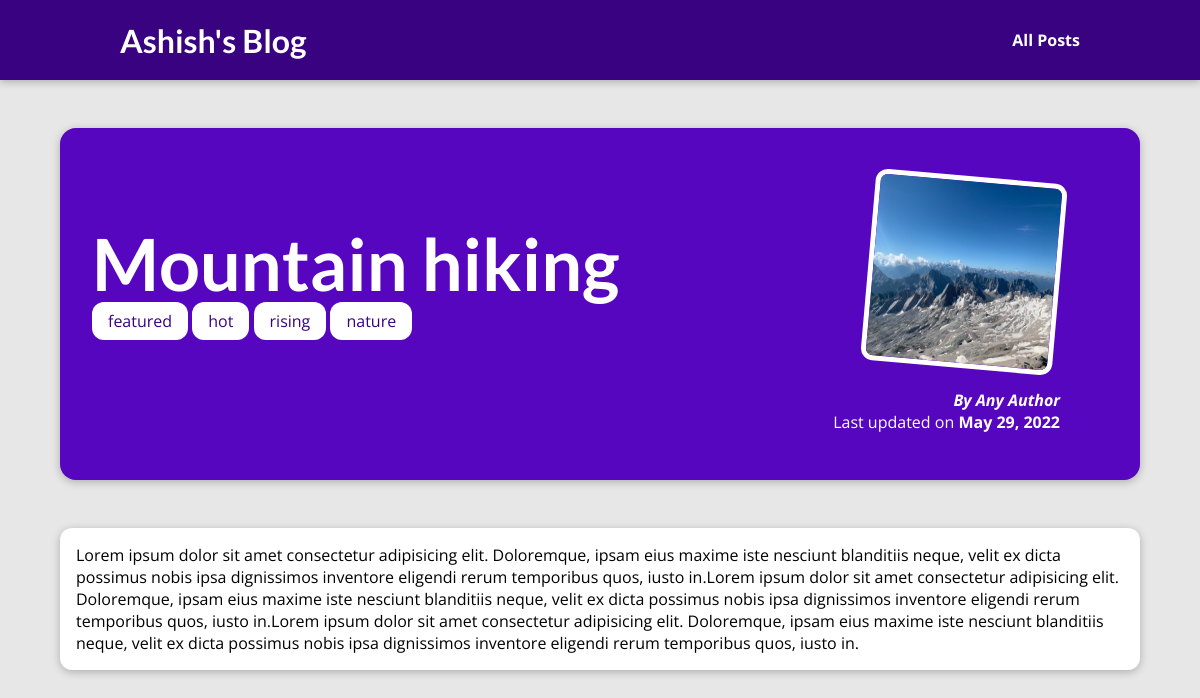
/posts/hike-in-the-mountain, run on the app's committed database.
### blog/models.py (models this page shows, shortened)
class Post(models.Model):
    title = models.CharField(max_length=256)
    excerpt = models.CharField(max_length=512)
    image_name = models.CharField(max_length=100)
    date = models.DateField(auto_now=True)
    slug = models.SlugField(unique=True, db_index=True)
    content = models.TextField(validators=[MinLengthValidator(10)])
    author = models.ForeignKey(
        Author, on_delete=models.SET_NULL, null=True, related_name='posts')
    tags = models.ManyToManyField(Tag)

class Tag(models.Model):
    caption = models.CharField(max_length=20)

class Author(models.Model):
    first_name = models.CharField(max_length=50)
    last_name = models.CharField(max_length=50)
    email = models.EmailField(max_length=100)
    def full_name(self):
        return self.first_name + ' ' + self.last_name
    def __str__(self) -> str:
        return self.full_name()

### blog/views.py (the view)
# urls.py: path('posts/<slug>', views.post_detail, name = 'post_detail')
def post_detail(request, slug):
    identify_post = get_object_or_404(Post, slug=slug)
    return render(request, 'blog/post_detail.html', {'post': identify_post,
                                                     "post_tags": identify_post.tags.all(),
                                                     })

### blog/templates/blog/post_detail.html (shortened to what this page needs)
{% extends 'base.html' %}
{% load static %}
{% block css_files %}
    <link rel="stylesheet" href="{% static "blog/post_detail.css" %}">
{% endblock %}
{% block content %}
    <section id="summary">
        <h2>{{post.title}}</h2>
        <div>
            {% for tag in post_tags %}
            <span class="tag">{{tag.caption}}</span>
            {% endfor %}
        </div>
        <article>
            <img src="{% static "blog/images/"|add:post.image_name %}" alt="{{post.title}}">
            <address>By <a href="mailto:{{ post.author.email }}">{{ post.author|title }}</a></address>
            <div>
                Last updated on <time> {{ post.date }}</time>
            </div>
        </article>
    </section>
    <main>
        {{post.content}}
    </main>
{% endblock %}

### static/app.css (style rules this page uses)
* { box-sizing: border-box; }
html { font-family: 'Open Sans', 'Lato', sans-serif; }
body { margin: 0; }
h1, h2, h3 { font-family: 'Lato', sans-serif; font-weight: bold; }

### blog/static/blog/post_Detail.css (style rules this page uses)
body { background-color: #e7e7e7; }
#summary { margin: 8rem auto 3rem auto; padding: 2rem; width: 90%; max-width: 90rem; border-radius: 16px; background-color: #5706c0; position: relative; box-shadow: 0 2px 8px rgba(0, 0, 0, 0.25); height: 22rem; }
#summary h2 { color: white; font-size: 4.5rem; margin-bottom: 0.25rem; }
#summary article { position: absolute; top: 2rem; right: 3rem; padding: 1rem 2rem; border-radius: 12px; text-align: right; color: white; }
#summary article img { width: 12rem; height: 12rem; border-radius: 12px; transform: rotateZ(5deg); border: 5px solid white; margin-bottom: 1rem; }
#summary address { font-weight: bold; }
#summary a { color:white; text-decoration: none; }
#summary time { font-weight: bold; }
main { width: 90%; max-width: 90rem; margin: 3rem auto; background-color: white; padding: 1rem; border-radius: 12px; box-shadow: 0 2px 8px rgba(0, 0, 0, 0.25); }
.tag { background-color: white; color:#390281; padding: 0.5rem 1rem; border-radius: 12px; }

### data on the page
Post: title "Mountain hiking", image_name (picture), author "Any Author", date "May 29, 2022", content "Lorem ipsum dolor sit amet consectetur adipisicing elit. Doloremque, ipsam eius maxime iste nesciunt blanditiis neque, velit ex dicta possimus nobis ipsa dignissimos inventore eligendi rerum temporibus quos, iusto in.Lorem ipsum dolor sit amet consectetur adipisicing elit. Doloremque, ipsam eius maxime iste nesciunt blanditiis neque, velit ex dicta possimus nobis ipsa dignissimos inventore eligendi rerum temporibus quos, iusto in.Lorem ipsum dolor sit amet consectetur adipisicing elit. Doloremque, ipsam eius maxime iste nesciunt blanditiis neque, velit ex dicta possimus nobis ipsa dignissimos inventore eligendi rerum temporibus quos, iusto in."
Tag: caption "featured"
Tag: caption "hot"
Tag: caption "rising"
Tag: caption "nature"
